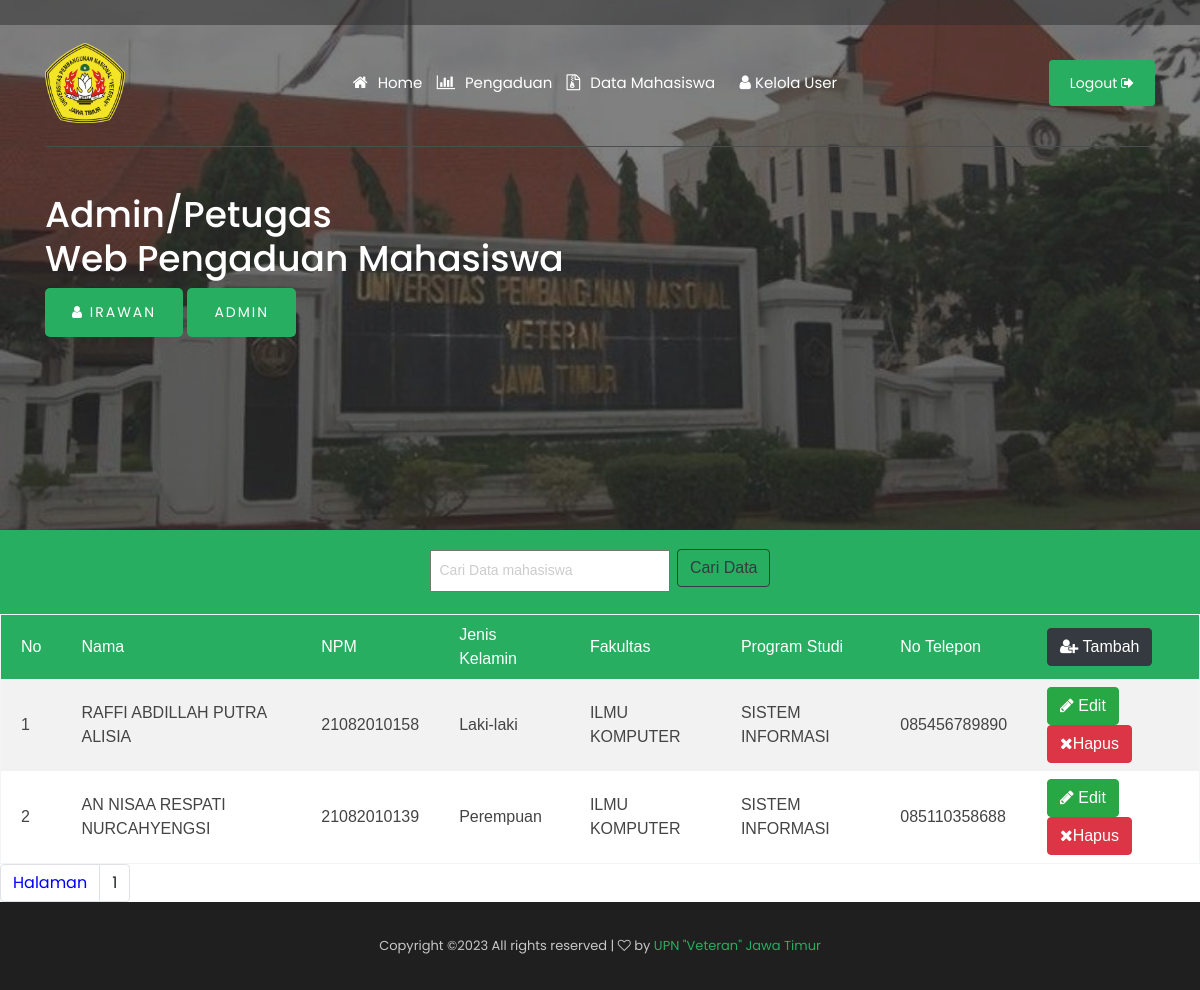
Page /data_mahasiswa.php (signed in) on the committed database.
### tables this page shows
CREATE TABLE
    `data_mahasiswa` (
        `id_mahasiswa` int(11) NOT NULL AUTO_INCREMENT,
        `nama` varchar(50) NOT NULL,
        `jenis_kelamin` varchar(10) NOT NULL,
        `npm` char(16) NOT NULL,
        `fakultas` varchar(50) NOT NULL,
        `program_studi` varchar(50) NOT NULL,
        `no_telp` varchar(12) NOT NULL,
        PRIMARY KEY (`id_mahasiswa`)
    );

### data_mahasiswa.php (the view, shortened to what this page needs)
<?php
include 'koneksi.php';
if(!isset ($_SESSION['nama_petugas'])){
	header ("location: index.php");
	}else{
?>
<!doctype html>
<html class="no-js" lang="zxx">
<head>
   <link rel="stylesheet" href="css/bootstrap.min.css">
    <link rel="stylesheet" href="css/owl.carousel.min.css">
    <link rel="stylesheet" href="css/magnific-popup.css">
    <link rel="stylesheet" href="css/font-awesome.min.css">
    <link rel="stylesheet" href="css/style.css">
</head>
<body>
    <header>
        <div class="header-area ">
            <div class="header-top_area d-none d-lg-block">
                <div class="container">
                    <div class="row">
                        <div class="col-xl-6 col-md-6 ">
                        </div>
                        <div class="col-xl-6 col-md-6">
                        </div>
                    </div>
                </div>
            </div>
            <div id="sticky-header" class="main-header-area">
                <div class="container">
                    <div class="header_bottom_border">
                        <div class="row align-items-center">
                            <div class="col-xl-3 col-lg-2">
                                <div class="logo">
                                    <a href="admin_petugas.php">
                                    <img src="img/logoupnbaru.png" alt="" style="width: 80px; height: 80px;">
                                    </a>
                                </div>
                            </div>
                            <div class="col-xl-6 col-lg-7">
                                <div class="main-menu  d-none d-lg-block">
                                    <nav>
                                        <ul id="navigation">
<?php
$level = $_SESSION ['level'] == 'petugas';
if ($level == 'petugas') {
?>
                                     <i class="fa fa-home" style="color:white"><li><a class="active" href="admin_petugas.php">Home</a></li></i>
                                     <i class="fa fa-bar-chart" style="color:white"><li><a class="active" href="data_pengaduan_petugas.php">Pengaduan</a></li></i>
                                     <i class="fa fa-file-archive-o" style="color:white"><li><a class="active" href="data_mahasiswa.php">Data Mahasiswa</a></li></i>
                                    <?php }else{ ?>
                                     <i class="fa fa-home" style="color:white"><li><a class="active" href="admin_petugas.php">Home</a></li></i>
                                     <i class="fa fa-bar-chart" style="color:white"><li><a class="active" href="data_pengaduan.php">Pengaduan</a></li></i>
                                     <i class="fa fa-file-archive-o" style="color:white"><li><a class="active" href="data_mahasiswa.php">Data Mahasiswa</a></li></i>
                                     <li><i class="fa fa-user" style="color:white"> <a href="#">Kelola User<i class="ti-angle-down"></i></a></i>
                                            </li>
                                     <?php } ?>
</ul>
                                    </nav>
                                </div>
                            </div>
                            <div class="col-xl-3 col-lg-3 d-none d-lg-block">
                                <div class="Appointment">
                                    <div class="book_btn d-none d-lg-block">
                                        <a href="logout.php" onclick="return confirm('Yakin Ingin Logout?')">Logout <i class="fa fa-sign-out"></i></a>
                                    </div>
                                </div>
                            </div>
                            <div class="col-12">
                            </div>
                        </div>
                    </div>
                </div>
            </div>
        </div>
    </header>
    <div class="slider_area2">
        <div class="slider_active owl-carousel">
            <div class="single_slider  d-flex align-items-center slider_bg_2 overlay2">
                <div class="container">
                    <div class="row">
                        <div class="col-xl-12">
             <div class="slider_text ">
                                <h1 style="color:white">Admin/Petugas<br>
                                    Web Pengaduan Mahasiswa</h1>
                                <div class="video_service_btn">
                                    <a href="#" class="boxed-btn3" style="text-transform: uppercase;"><i class="fa fa-user"></i> <?php echo $_SESSION['nama_petugas']?></a>
                                    <a href="#" class="boxed-btn3" style="text-transform: uppercase;"><?php echo $_SESSION['level']?></a>
                                </div>
                    </div>
                        </div>
                    </div>
                </div>
            </div>
        </div>
    </div>
    <div class="project_area">
    <form action="" method="post" class="tulisan_input2">
					<input type="text" name="cr" placeholder="Cari Data mahasiswa" style="width:20%; padding:8px; margin-top:5px; margin-bottom:5px" class="form_input" />
					<input type="submit" style="margin-top:10px" class="btn btn-outline-dark my-2 my-sm-0" style="padding:8px" name="cari" value="Cari Data" />
					</form>
    <table class="table1" align="center" width="100%">
		<tr>
			<th>No</th>
			<th>Nama</th>
			<th>NPM</th>
			<th>Jenis Kelamin</th>
            <th>Fakultas</th>
            <th>Program Studi</th>
            <th>No Telepon</th>
            <th><a class="btn btn-dark" style="float:left;" href="tambah_data_mahasiswa.php" role="button"><i class="fa fa-user-plus"></i> Tambah</a></th>
</tr>
<?php
$batas =6;
$halaman = @$_GET['halaman'];
if(empty($halaman)){
	$posisi = 0;
	$halaman = 1;
    }
	else{
		$posisi = ($halaman-1) * $batas;
	}
$no =1 +$posisi;
$cari = $_POST ['cr'];
if ($cari !=''){
$query = mysqli_query ($conn, "SELECT * FROM data_mahasiswa WHERE npm LIKE '%".$cari."%'
	OR nama LIKE '%".$cari."%' OR npm LIKE '%".$cari."%'");}else{
	$query = mysqli_query ($conn, "SELECT * FROM data_mahasiswa LIMIT $posisi,$batas");
}
if (mysqli_num_rows ($query)){
while ($data = mysqli_fetch_array($query)){
?>
<tr>
<td><?php echo $no++ ?></td>
<td><?php echo $data['nama'] ?></td>
<td><?php echo $data['npm'] ?></td>
<td><?php echo $data['jenis_kelamin'] ?></td>
<td><?php echo $data['fakultas'] ?></td>
<td><?php echo $data['program_studi'] ?></td>
<td><?php echo $data['no_telp'] ?></td>
<td colspan="2">
<a class="btn btn-success" href="edit_data_mahasiswa.php?id=<?php echo $data['id_mahasiswa'] ?>" role="button"><i class="fa fa-pencil"></i> Edit</a>
<a onClick="return confirm('Yakin Ingin Menghapus?')" class="btn btn-danger" href="hapus_data_mahasiswa.php?id=<?php echo $data['id_mahasiswa'] ?>" role="button"><i class="fa fa-remove"></i>Hapus</a>
</form></td>
</tr>
<?php }}else{
	echo '<tr><td colspan="8" align="center">TIDAK ADA DATA!!!</td></tr>';
}?>
</table>
<?php
	$query2		= mysqli_query($conn, "SELECT * FROM data_mahasiswa");
	$jmldata	= mysqli_num_rows($query2);
	$jmlhalaman	= ceil($jmldata/$batas);
?>
<nav aria-label="page navigation example">
<ul class="pagination">
<li class="page-item"><a class="page-link" style="color:blue">Halaman</a></li>
	<?php
	for($i=1;$i<=$jmlhalaman;$i++)
	if ($i != $halaman){
		echo "<li class='page-item'><a class='page-link' href=\"data_mahasiswa.php?halaman=$i\">$i</a></li>";
	}
	else{
		echo " <li class='page-item'><a class='page-link'>$i</a></li>";
	}
	?>
    </div>
    <footer class="footer">
        <div class="copy-right_text">
            <div class="container">
                <div class="footer_border"></div>
                <div class="row">
                    <div class="col-xl-12">
                        <p class="copy_right text-center">
Copyright &copy;<script>document.write(new Date().getFullYear());</script> All rights reserved | <i class="fa fa-heart-o" aria-hidden="true"></i> by <a href="#" target="_blank">UPN "Veteran" Jawa Timur</a>
                        </p>
                    </div>
                </div>
            </div>
        </div>
    </footer>
</body>
</html>
<?php } ?>

### rows in the picture
data_mahasiswa: nama "RAFFI ABDILLAH PUTRA ALISIA", npm "21082010158", jenis_kelamin "Laki-laki", fakultas "ILMU KOMPUTER", program_studi "SISTEM INFORMASI", no_telp "085456789890"
data_mahasiswa: nama "AN NISAA RESPATI NURCAHYENGSI", npm "21082010139", jenis_kelamin "Perempuan", fakultas "ILMU KOMPUTER", program_studi "SISTEM INFORMASI", no_telp "085110358688"

### other values in the picture
$_SESSION['nama_petugas'] "IRAWAN"
$_SESSION['level'] "ADMIN"
